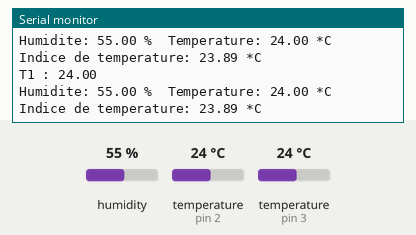
Bench run of a sketch on a simulated Arduino Uno, built with avr-gcc and run on an emulated ATmega328P. On the bench: the last lines printed to the serial monitor. Inputs (shaded band) come from the test bench; at power-on: humidity 55 %, temperature (sensors on pin 3, pin 2) 24 °C.

Above: at 5.5 s.
5.6 s: humidity set to 22 %
At 6.4 s:
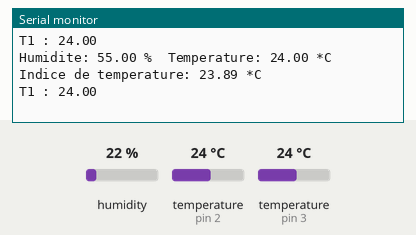
9.6 s: temperature (sensor on pin 3) set to 12 °C
At 11.5 s:
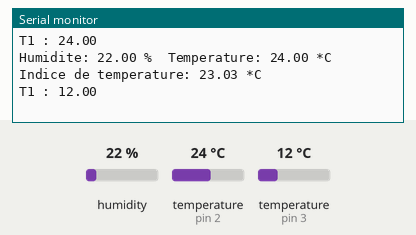
13.6 s: temperature (sensor on pin 2) set to 12 °C
At 15.3 s:
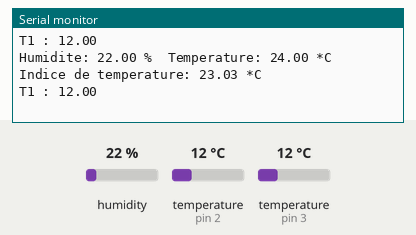
17.6 s: temperature (sensor on pin 3) set to 19 °C
At 20.4 s:
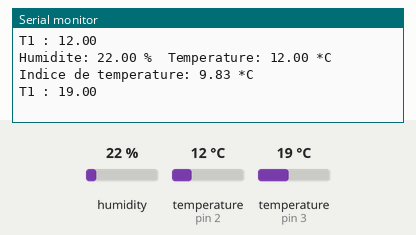
21.6 s: humidity set to 40 %
At 22.9 s:
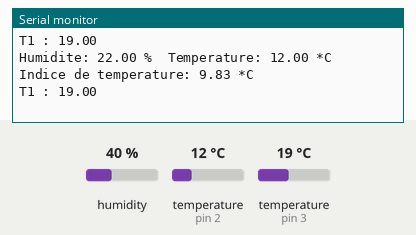
Timing chart, 0 to 24.6 s (numbered marks = the images above; inputs shaded):
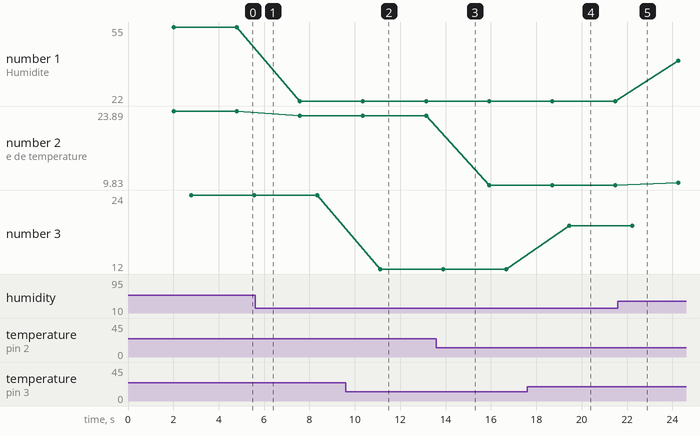

The sketch:

v1.ino
```cpp
// Basé sur le code de LadyAda traduit et modifie par moi, domaine public
#include "DHT.h"
#include <OneWire.h>
#include <DallasTemperature.h>

#define DHTPIN 2 // broche ou l'on a branche le capteur
#define ONE_WIRE_BUS 3
OneWire oneWire(ONE_WIRE_BUS);

// Pass our oneWire reference to Dallas Temperature.
DallasTemperature T1(&oneWire);

// de-commenter le capteur utilise
//#define DHTTYPE DHT11 // DHT 11
#define DHTTYPE DHT22 // DHT 22 (AM2302)
//#define DHTTYPE DHT21 // DHT 21 (AM2301)
DHT dht(DHTPIN, DHTTYPE);//déclaration du capteur
static int tempProbe1=3;
OneWire ds(tempProbe1);

void setup()
{
 Serial.begin(9600);
 Serial.println("DHTxx test!");
 dht.begin();
 T1.begin();
}
void loop()
{
 delay(2000);

 // La lecture du capteur prend 250ms
 // Les valeurs lues peuvet etre vieilles de jusqu'a 2 secondes (le capteur est lent)
 float h = dht.readHumidity();//on lit l'hygrometrie
 float t = dht.readTemperature();//on lit la temperature en celsius (par defaut)
 // pour lire en farenheit, il faut le paramère (isFahrenheit = true) :
 float f = dht.readTemperature(true);

 //On verifie si la lecture a echoue, si oui on quitte la boucle pour recommencer.
 if (isnan(h) || isnan(t) || isnan(f))
 {
   Serial.println("Failed to read from DHT sensor!");
   return;
 }

 // Calcul de l'indice de temperature en Farenheit
 float hif = dht.computeHeatIndex(f, h);
 // Calcul de l'indice de temperature en Celsius
 float hic = dht.computeHeatIndex(t, h, false);

 //Affichages :
 Serial.print("Humidite: ");
 Serial.print(h);
 Serial.print(" %\t");
 Serial.print("Temperature: ");
 Serial.print(t);
 Serial.print(" *C ");
 Serial.print("Indice de temperature: ");
 Serial.print(hic);
 Serial.println(" *C ");

 T1.requestTemperatures();
  Serial.print("T1 : ");
  Serial.println(T1.getTempCByIndex(0));
}
```

Measured:
- after the input at 9.6 s, the serial monitor: prints a new line after 1.5 s (image 2)
- after the input at 17.6 s, the serial monitor: prints a new line after 1.9 s (image 4)
- plotted number 1: 55 → 22 after the input at 5.6 s, 22 → 40 after the input at 21.6 s
- plotted number 2: 23.89 → 23.03 after the input at 5.6 s, 23.03 → 9.83 after the input at 13.6 s, 9.83 → 10.3 after the input at 21.6 s
- plotted number 3: 24 → 12 after the input at 9.6 s, 12 → 19 after the input at 17.6 s
